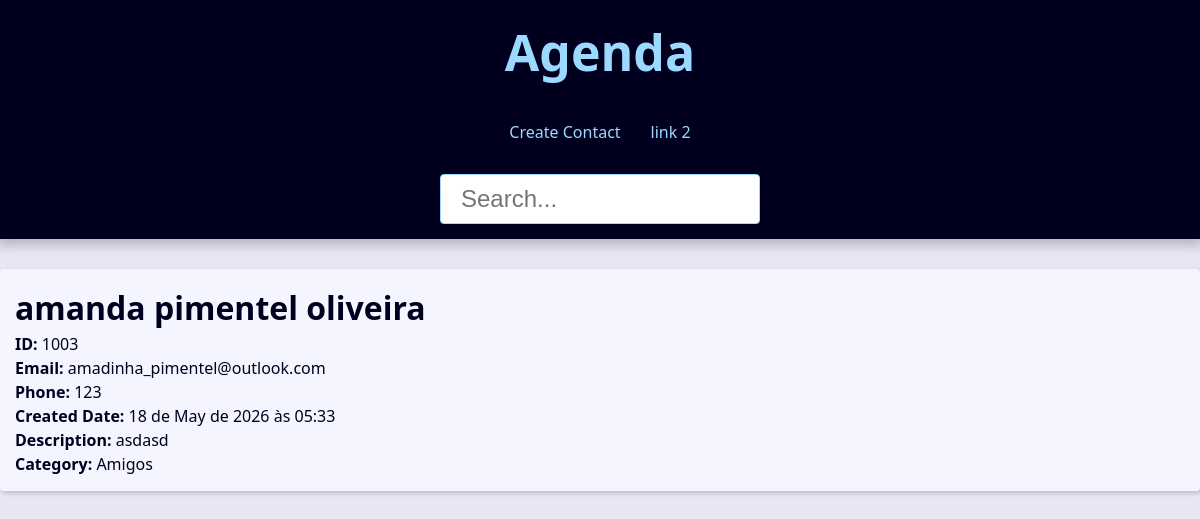
The app's page /contact/1003/detail with its own data.
### contact/models.py (models this page shows, shortened)
class Contact(models.Model):
    first_name = models.CharField(max_length=50)
    last_name = models.CharField(max_length=50)
    phone = models.CharField(max_length=50)
    email = models.EmailField(max_length=254, blank=True)
    created_date = models.DateTimeField(default=timezone.now)
    description = models.TextField( blank=True)
    show = models.BooleanField(default=True)
    picture = models.ImageField(blank=True, upload_to='pictures/%Y/%m/') # dentro media_root >> pictures/2025/10/
    category = models.ForeignKey(Category, on_delete=models.SET_NULL, null=True, blank=True)
    owner = models.ForeignKey(User, on_delete=models.SET_NULL, null=True, blank=True)

class Category(models.Model):
    class Meta:
        verbose_name = 'Category'
        verbose_name_plural = 'Categories'
    name = models.CharField(max_length=50)

### contact/views/contact_views.py (the view)
# urls.py: path('contact/<int:contact_id>/detail', view=views.contact_view, name='contact'),
def contact_view(request, contact_id):
    single_contact = get_object_or_404(Contact, pk=contact_id, show=True)
    site_title = f'{single_contact.first_name} {single_contact.last_name} - '
    context = {"contact": single_contact, 'site_title': site_title}
    return render(
        request,
        'contact/contact.html',
        context
    )

### contact/templates/contact/contact.html (shortened to what this page needs)
{% extends 'global/base.html' %}
{% block content %}
    <div class="sigle-contact">
        <h1 class="sigle-contact-name">
            {{ contact.first_name }} {{ contact.last_name }}
        </h1>
        <p><b>ID:</b> {{ contact.id }}</p>
        <p><b>Email:</b> {{ contact.email }}</p>
        <p><b>Phone:</b> {{ contact.phone }}</p>
        <p><b>Created Date:</b> {{ contact.created_date }}</p>
        <p><b>Description:</b> {{ contact.description }}</p>
        <p><b>Category:</b> {{ contact.category.name }}</p>
    </div>
{% endblock content %}

### base_static/global/css/style.css (style rules this page uses)
:root { --spacing: 1.5rem; --link-dark-color: rgb(0, 83, 134); --link-light-color: rgb(156, 217, 255); --clr-white: rgb(245, 245, 255); --clr-black: rgb(0, 0, 30); --clr-light-gray: rgb(230, 230, 245); --clr-dark-shadow-5: rgba(0, 0, 10, 5%); --clr-dark-shadow-10: rgba(0, 0, 10, 10%); --clr-dark-shadow-20: rgba(0, 0, 10, 20%); --clr-light-shadow-5: rgba(200, 200, 255, 5%); --clr-light-shadow-10: rgba(200, 200, 255, 10%); --clr-light-shadow-20: rgba(200, 200, 255, 20%); --main-page-width: 120rem; --table-min-width: 60rem; --biggest-font-size: 5rem; --bigger-font-size: 4rem; --big-font-size: 3.2rem; --medium-font-size: 2.4rem; --small-font-size: 1.6rem; --smaller-font-size: 1.4rem; --smallest-font-size: 1.2rem; --transition-fast: 300ms; --transition-medium: 600ms; --transition-slow: 1s; --default-border-radius: 4px; }
*, *::before, *::after { margin: 0; padding: 0; box-sizing: border-box; }
html { font-size: 62.5%; }
body { font-family: system-ui, -apple-system, BlinkMacSystemFont, 'Segoe UI', Roboto, Oxygen, Ubuntu, Cantarell, 'Open Sans', 'Helvetica Neue', sans-serif; line-height: 1.5; font-size: var(--small-font-size); color: var(--clr-black); -webkit-font-smoothing: antialiased; background: var(--clr-light-gray); }

### records on screen
Contact: first_name "amanda", last_name "pimentel oliveira", id "1003", email "amadinha_pimentel@outlook.com", phone "123", created_date "18 de May de 2026 às 05:33", description "asdasd", category.name "Amigos"
